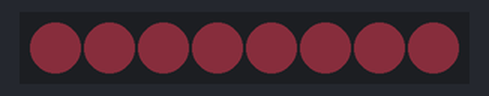
The sketch below on a simulated ESP32. On the bench: 8 RGB LEDs in strip order, left to right. Dim RGB values are drawn brighter than linear; random numbers use the default seed unless the sketch sets one.

Above: at 0.45 s.
At 3.49 s:
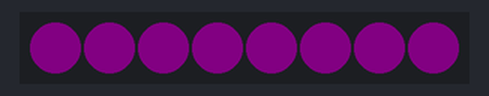
At 10.19 s:
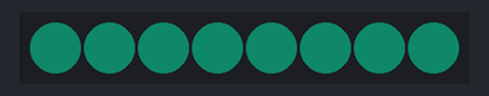
At 16.58 s:
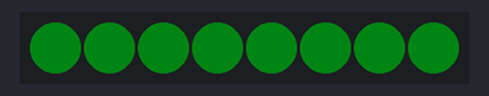
At 19.93 s:
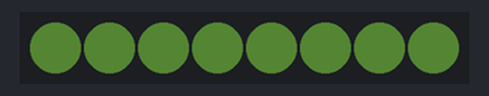
At 39.4 s:
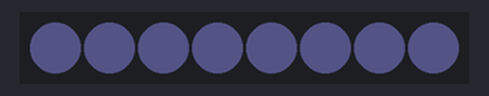
Timing chart, 0 to 40.0 s (numbered marks = the images above):
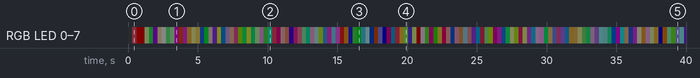

Measured:
- by itself, RGB LED 0–7: off → RGB(9, 3, 4) at 0.30 s, → RGB(8, 0, 0) 0.31 s later, → RGB(4, 0, 0) 0.30 s later, → RGB(8, 9, 6) 0.31 s later, … (131 changes in this stretch)

The sketch:

RGB_8_RANDOM.ino
```cpp
//
// This is a program to get a 8 RGB module to work through cycles of 8 of a random color
//

#include "Freenove_WS2812_Lib_for_ESP32.h"

#define LEDS_PIN 2
#define LEDS_COUNT 8
#define CHANNEL 0

Freenove_ESP32_WS2812 strip = Freenove_ESP32_WS2812(LEDS_COUNT, LEDS_PIN, CHANNEL, TYPE_GRB);

int red;
int green;
int blue;

void setup() {
  strip.begin(); //intialzies the LED
  strip.setBrightness(10); //sets LED brightness to 10
  delay(200);
}

void loop() {
  green = random(0, 256); //
  red = random(0, 256);   // gives us 3 random RGB values
  blue = random(0, 256);  //


    for (int i = 0; i < LEDS_COUNT; i++) { //counts through our defined LEDS_COUNT
      strip.setLedColorData(i, red, green, blue); //gives each LED our random RGB values
      strip.show(); //sends information to the LEDS
    }
    delay(10);

}
```
